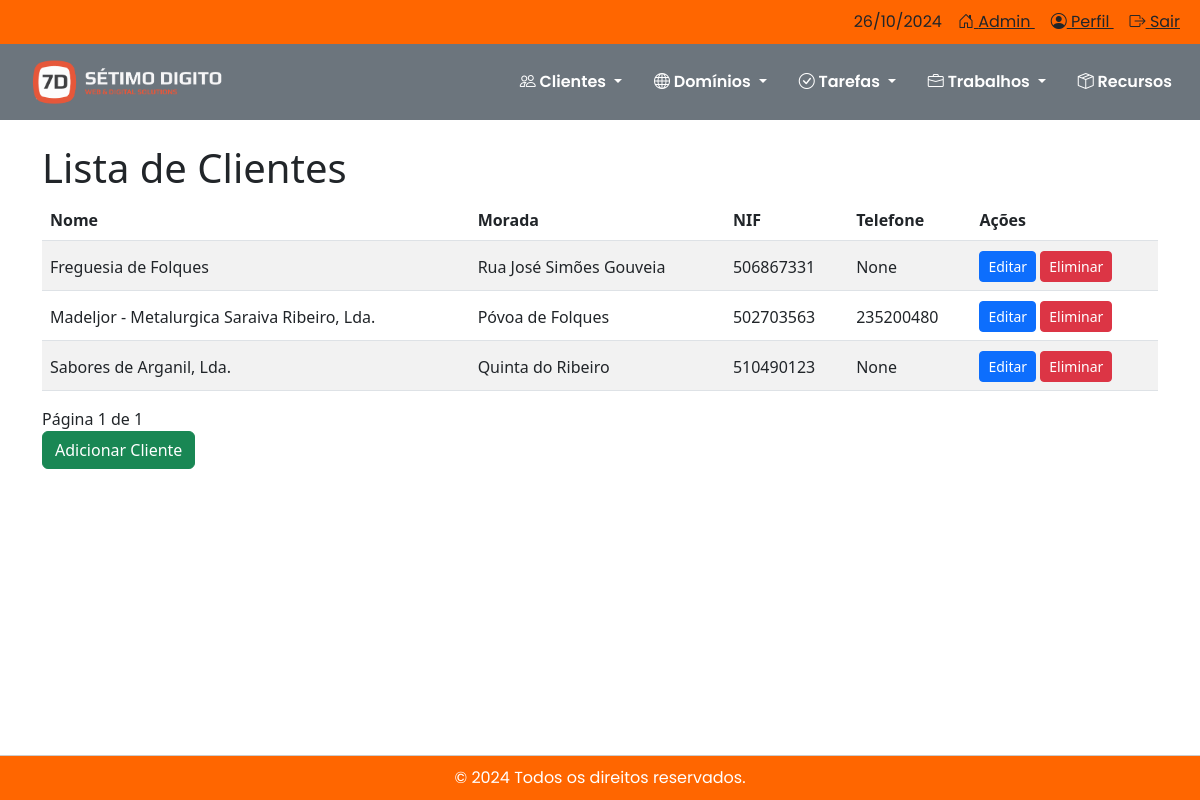
/clientes/, run on the app's committed database.
### clientes/models.py (models this page shows, shortened)
class Cliente(models.Model):
    nome = models.CharField(max_length=255)
    nif = models.CharField(max_length=9, verbose_name='Número de Identificação Fiscal')
    morada = models.CharField(max_length=255, blank=True, null=True)
    codigo_postal = models.CharField(max_length=10, blank=True, null=True)
    localidade = models.CharField(max_length=100, blank=True, null=True)
    telefone = models.CharField(max_length=15, blank=True, null=True)
    email = models.EmailField(blank=True, null=True)
    website = models.URLField(blank=True, null=True)
    cliente_desde = models.DateField(blank=True, null=True)

### clientes/views.py (the view)
# urls.py: path('clientes/', views.listar_clientes, name='listar_clientes'),
def listar_clientes(request):
    clientes = Cliente.objects.all().order_by('nome')  # Query para buscar todos os clientes
    paginator = Paginator(clientes, 10)  # Mostra 10 clientes por página
    page_number = request.GET.get('page')  # Obtém o número da página atual
    page_obj = paginator.get_page(page_number)  # Obtém os dados da página atual
    return render(request, 'clientes/listar_clientes.html', {'page_obj': page_obj})

### clientes/templates/clientes/listar_clientes.html (shortened to what this page needs)
{% extends 'base.html' %}
{% load static %}
{% block content %}
<h1 class="mt-4">Lista de Clientes</h1>
<table class="table table-striped">
    <thead>
        <tr>
            <th>Nome</th>
            <th>Morada</th>
            <th>NIF</th>
            <th>Telefone</th>
            <th>Ações</th>
        </tr>
    </thead>
    <tbody>
        {% for cliente in page_obj %}
        <tr>
            <td style="padding-top: 10px; vertical-align: middle;">{{ cliente.nome }}</td>
            <td style="padding-top: 10px; vertical-align: middle;">{{ cliente.morada }}</td>
            <td style="padding-top: 10px; vertical-align: middle;">{{ cliente.nif }}</td>
            <td style="padding-top: 10px; vertical-align: middle;">{{ cliente.telefone }}</td>
            <td style="padding-top: 10px; vertical-align: middle;">
                <a href="{% url 'editar_cliente' cliente.id %}" class="btn btn-sm btn-primary">Editar</a>
                <a href="{% url 'apagar_cliente' cliente.id %}" class="btn btn-sm btn-danger">Eliminar</a>
            </td>
        </tr>
        {% empty %}
        <tr>
            <td colspan="5">Nenhum cliente encontrado.</td>
        </tr>
        {% endfor %}
    </tbody>
</table>
<div class="pagination">
    <span class="step-links">
        <span class="current">
            Página {{ page_obj.number }} de {{ page_obj.paginator.num_pages }}
        </span>
    </span>
</div>
<a href="{% url 'adicionar_cliente' %}" class="btn btn-success">Adicionar Cliente</a>
{% endblock %}

### static/css/styles.css (style rules this page uses)
html, body { height: 100%; margin: 0; padding: 0; }

### data on the page
Cliente: nome "Freguesia de Folques", morada "Rua José Simões Gouveia", nif "506867331", telefone "None"
Cliente: nome "Madeljor - Metalurgica Saraiva Ribeiro, Lda.", morada "Póvoa de Folques", nif "502703563", telefone "235200480"
Cliente: nome "Sabores de Arganil, Lda.", morada "Quinta do Ribeiro", nif "510490123", telefone "None"

### other printed values
{{ today }} "26/10/2024"
{{ page_obj.number }} "1"
{{ page_obj.paginator.num_pages }} "1"
{{ current_year }} "2024"
